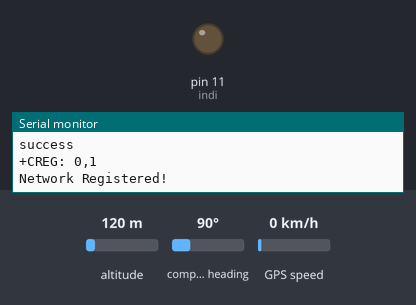
The sketch below on a simulated Arduino Mega 2560, built with avr-gcc and run on an emulated ATmega2560. Parts: output pins drawn as LEDs (lit = HIGH), the last lines printed to the serial monitor. The test bench sets the inputs (shaded band); at power-on: altitude 120 m, compass heading 90°, GPS speed 0 km/h. The GPS gets a fix after 3 s at 37.7749, -122.4194 with 8 satellites; the modem accepts every AT command (registered, SIM ready, sends succeed) and sends nothing else.

Above: at 31.5 s.
At 60.5 s:
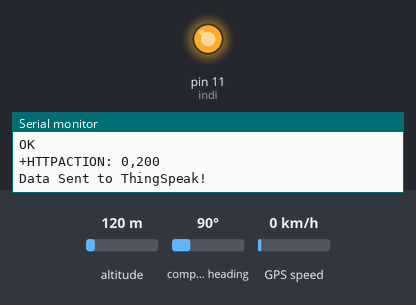
Timing chart, 0 to 81.0 s (numbered marks = the images above):
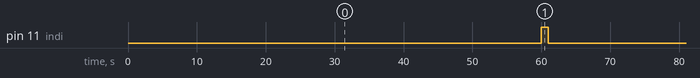

The sketch:

SendingDataToThingSpeak3.ino
```cpp
#include <TinyGPS++.h>

//vcomment
#define SIM_SERIAL Serial1  // SIM Module (Pins 18 TX, 19 RX)
#define GPS_SERIAL Serial2  // GPS Module (Pins 16 TX, 17 RX)
int indi = 11;

TinyGPSPlus gps;
unsigned long previousMillis = 0;
const long interval = 60000;  // Send data every 60 seconds
const char* apiKey = "AYDHNWSD93VRXC1S";  // ThingSpeak API Key

void setup() {
    Serial.begin(115200);    // Serial Monitor (PC)
    SIM_SERIAL.begin(115200);  // SIM Module (GSM)
    GPS_SERIAL.begin(9600);   // GPS Module
    pinMode(indi, OUTPUT);

    delay(3000);
    Serial.println("Initializing GSM Module...");

    // Check SIM module response
    if (sendATcommand("AT", "OK", 5000)) {
        Serial.println("SIM Module Ready.");
    } else {
        glowLED(indi,3,1000);
        Serial.println("ERROR: SIM Module not responding!");
    }

    // Check network registration
    if (sendATcommand("AT+CREG?", "+CREG: 0,1", 5000) || sendATcommand("AT+CREG?", "+CREG: 0,5", 5000)) {
        Serial.println("Network Registered!");
    } else {
        glowLED(indi,3,1000);
        Serial.println("ERROR: Not registered on network!");
    }
}

void loop() {
    // Read data from GPS module

    while (GPS_SERIAL.available()) {
        gps.encode(GPS_SERIAL.read());
    }

    unsigned long currentMillis = millis();
    if (currentMillis - previousMillis > interval) {
        previousMillis = currentMillis;
        sendGpsToThingSpeak();
    }
}

void sendGpsToThingSpeak() {
    if (!gps.location.isValid()) {
        glowLED(indi,3,1000);
        Serial.println("ERROR: GPS signal not available!");
        return;
    }

    float latitude = gps.location.lat();
    float longitude = gps.location.lng();
    float speed = gps.speed.kmph(); // Fetch speed in km/h

    Serial.print("Latitude: ");
    Serial.println(latitude, 6);
    Serial.print("Longitude: ");
    Serial.println(longitude, 6);
    Serial.print("Speed (km/h): ");
    Serial.println(speed, 2);

    // Construct URL with speed data
    String url = "http://api.thingspeak.com/update?api_key=";
    url += apiKey;
    url += "&field1=" + String(latitude, 6);
    url += "&field2=" + String(longitude, 6);
    url += "&field3=" + String(speed, 2); // Sending speed data

    // Send HTTP request via GSM
    if (sendATcommand("AT+HTTPINIT", "OK", 2000) &&
        sendATcommand("AT+HTTPPARA=\"URL\",\"" + url + "\"", "OK", 1000) &&
        sendATcommand("AT+HTTPACTION=0", "200", 20000)) {

        Serial.println("Data Sent to ThingSpeak!");
        glowLED(indi,1,1000);
        sendATcommand("AT+HTTPREAD", "OK", 10000);
    } else {
        glowLED(indi,3,1000);
        Serial.println("ERROR: Failed to send data!");
    }

    sendATcommand("AT+HTTPTERM", "OK", 1000);
}

void glowLED(unsigned int pin,unsigned int times,unsigned int del)
{
  unsigned int i;
  for(i =0;i<times;i++)
  {
        digitalWrite(pin, HIGH);
        delay(del);
        digitalWrite(pin, LOW);
        delay(del);
  }
}
bool sendATcommand(String command, String expected_response, unsigned int timeout) {
    String response = "";
    // Serial.println(command);
    SIM_SERIAL.println(command);
    unsigned long start_time = millis();

    while (millis() - start_time < timeout) {
        if (SIM_SERIAL.available()) {
            char c = SIM_SERIAL.read();
            response += c;
            if (response.indexOf(expected_response) != -1) {
                Serial.println("success");
                Serial.println(response);
                Serial.flush();
                return true;
            }
        }
    }

    Serial.println("SIM Response: " + response);  // Print GSM module response for debugging
    return false;
}
```

Measured:
- by itself, pin 11 (indi): alternates HIGH for 1.0 s and LOW for 59.0 s
